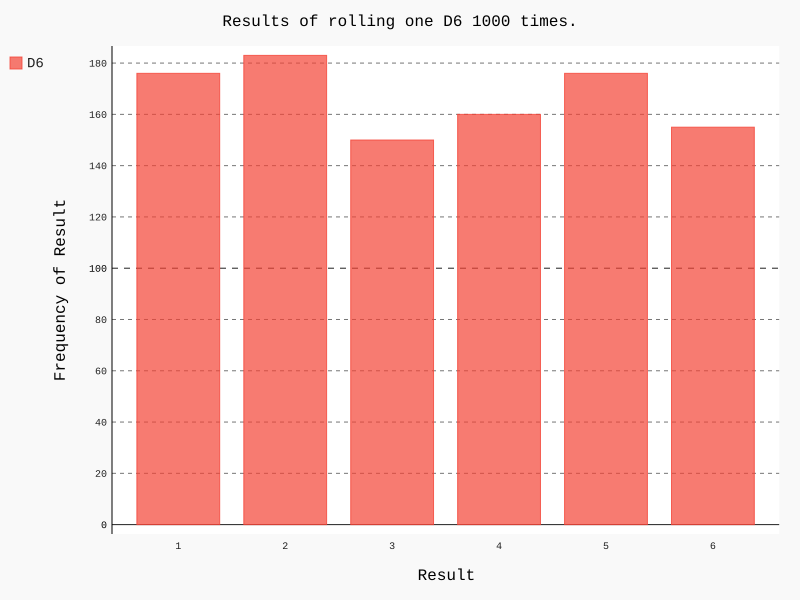

The Python source for this figure:
# 当前版本 ： python3.8.2
# 开发时间 ： 2021/8/28 14:37
from die import Die
import pygal

# 创建一个D6
die = Die()

# 掷几次骰子，并将结果存储在一个列表中
results = []
for roll_num in range(1000):
    result = die.roll()
    results.append(result)

# 分析结果
frequencies = []
for value in range(1, die.num_sides + 1):
    frequency = results.count(value)
    frequencies.append(frequency)

# 对结果进行可视化
hist = pygal.Bar()

hist.title = "Results of rolling one D6 1000 times."
hist.x_labels = ['1', '2', '3', '4', '5', '6']
hist.x_title = "Result"
hist.y_title = "Frequency of Result"
hist.add('D6', frequencies)
hist.render_to_file('die_visual.svg')
